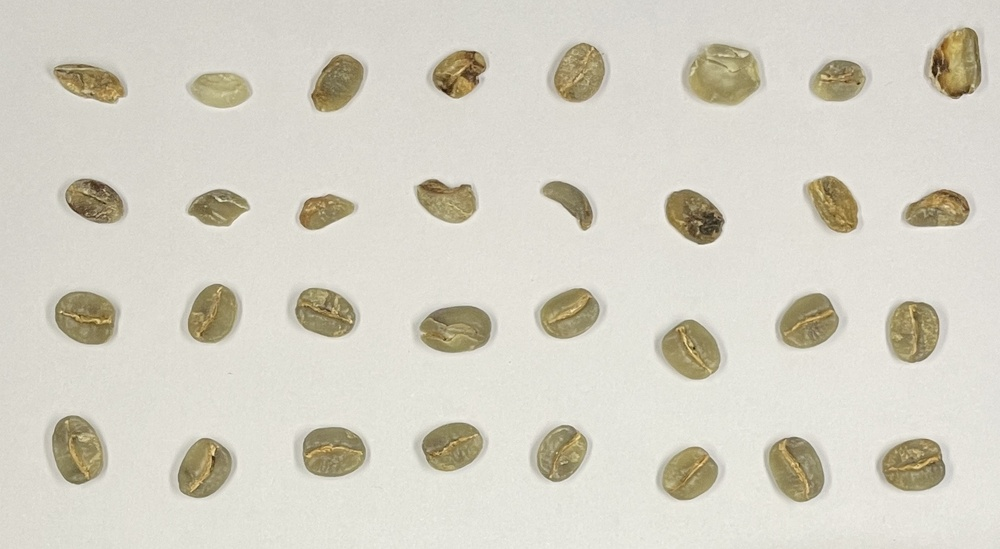
#> input picture Sample/test/function1/test.jpg, 1000 x 549 px, shrunk from 1840 x 1011 before the run
$ python -i cut.py   (imports and definitions only)
#> lines starting #> are read from the running program, lines starting #| are printed output that depends on the picture; after the words box and inside, x2 and y2 are one past the last pixel; in counts of white or black regions, pixels touching at a corner belong together
#> further down, picture is the input picture: shape (549, 1000, 3); mean B, G, R 196.5, 208.9, 212.6
import cv2
import numpy as np
import joblib
from scipy.stats import norm

def cut(image):

    hsv = cv2.cvtColor(image, cv2.COLOR_BGR2HSV) # Convert to HSV to remove background
#> hsv: shape (549, 1000, 3); mean H, S, V 23.8, 22.6, 212.6
    backgroundMin = np.array([0, 0, 165])
    backgroundMax = np.array([180, 20, 255])
    backgroundMask = cv2.inRange(hsv, backgroundMin, backgroundMax) # Select the brackground (mark as ~0)
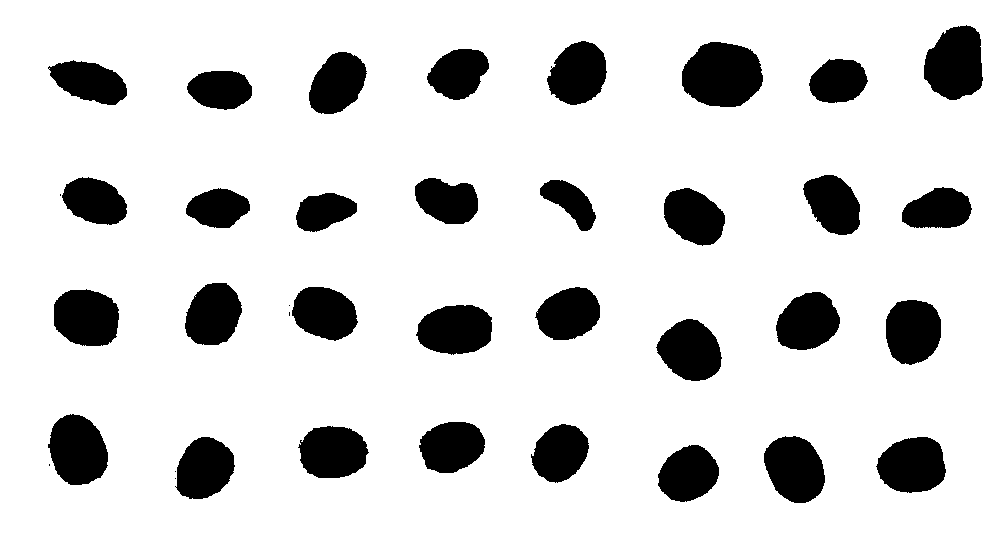
#> backgroundMask: shape (549, 1000); 84.8% white; 38 black regions (6 under 20 px), largest, box (x1, y1, x2, y2) and area: (682, 42, 763, 107) 4140, (924, 25, 983, 100) 3394, (48, 414, 108, 485) 3206
    rmbkResult = cv2.bitwise_and(image, image, mask=~backgroundMask) # Leave the foreground, background mark as 0
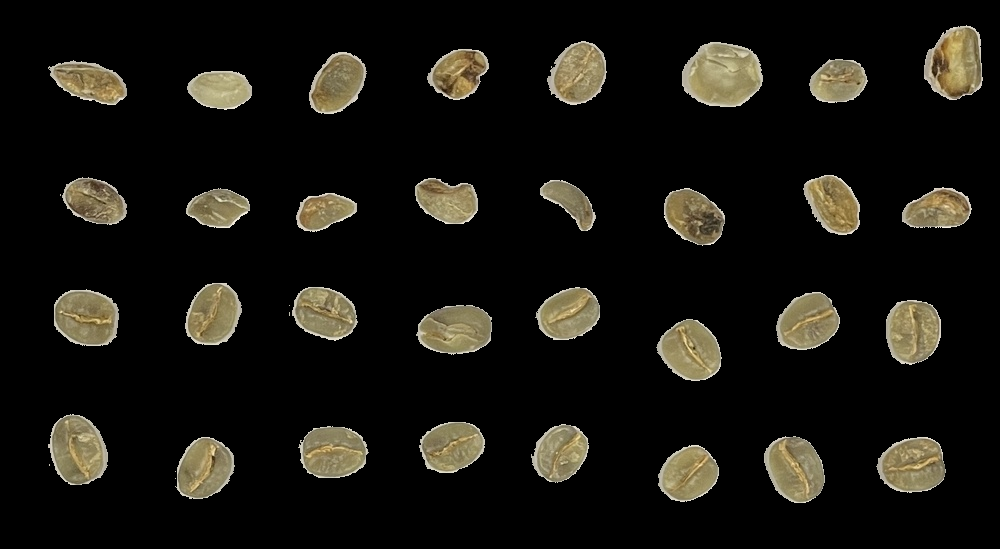
#> rmbkResult: shape (549, 1000, 3); mean B, G, R 16.4, 21.8, 23.7
    grayResult = cv2.cvtColor(rmbkResult, cv2.COLOR_BGR2GRAY) # Convert to grayscale
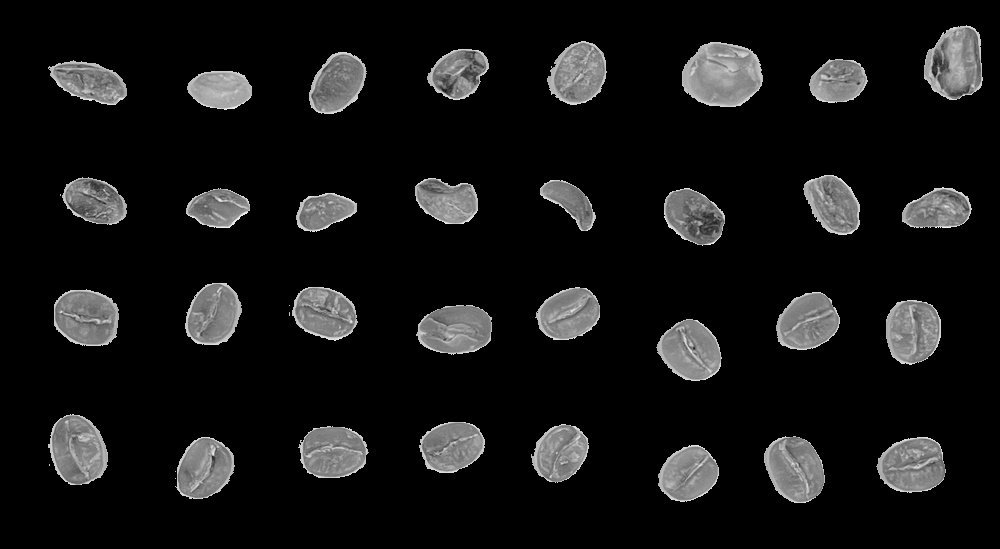
#> grayResult: shape (549, 1000); min 0, max 246, mean 21.8
    _, binaryResult = cv2.threshold(grayResult, 1, 255, cv2.THRESH_BINARY) # mark ~0 elements as 255
#> binaryResult: shape (549, 1000); 15.2% white; 38 white regions (6 under 20 px)
    contours, _ = cv2.findContours(binaryResult, cv2.RETR_EXTERNAL, cv2.CHAIN_APPROX_SIMPLE)
#> contours = 38 contours, 6 with area under 20; largest, box (x1, y1, x2, y2) and area: (682, 42, 763, 107) 4030, (924, 25, 983, 100) 3292, (48, 414, 108, 485) 3110, (764, 436, 825, 503) 2990, (54, 289, 119, 346) 2942

    return contours

>>> import cv2
>>> picture = cv2.imread('../Sample/test/function1/test.jpg')
>>> result = cut(picture)
#> result has the same summary as contours in cut
